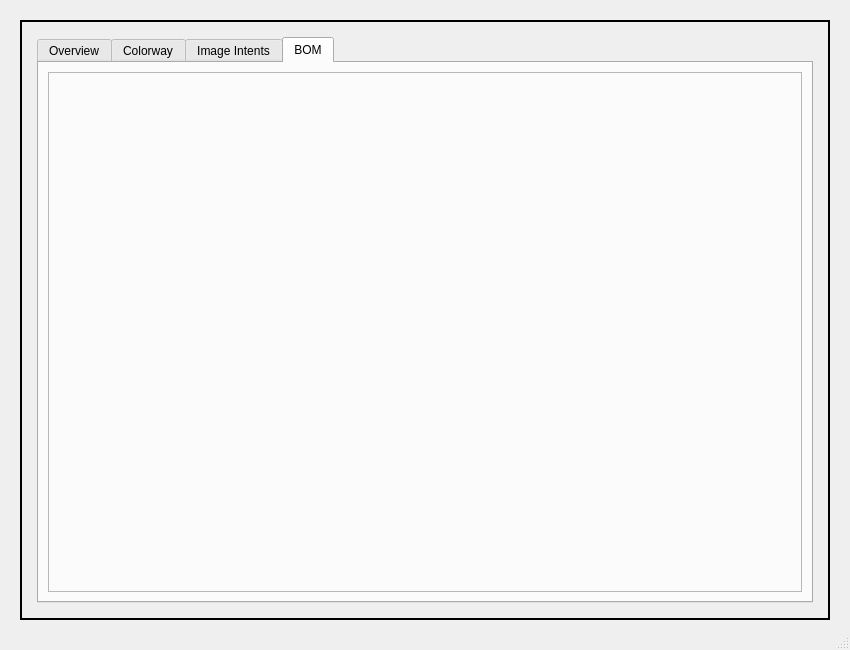
<?xml version="1.0" encoding="UTF-8"?>
<ui version="4.0">
 <class>CreateProduct</class>
 <widget class="QDialog" name="CreateProduct">
  <property name="geometry">
   <rect>
    <x>0</x>
    <y>0</y>
    <width>850</width>
    <height>650</height>
   </rect>
  </property>
  <property name="windowTitle">
   <string>Dialog</string>
  </property>
  <property name="sizeGripEnabled">
   <bool>true</bool>
  </property>
  <layout class="QGridLayout" name="gridLayout_2">
   <property name="leftMargin">
    <number>20</number>
   </property>
   <property name="topMargin">
    <number>20</number>
   </property>
   <property name="rightMargin">
    <number>20</number>
   </property>
   <property name="bottomMargin">
    <number>30</number>
   </property>
   <property name="spacing">
    <number>10</number>
   </property>
   <item row="1" column="0">
    <layout class="QHBoxLayout" name="ui_buttonsLayout">
     <property name="spacing">
      <number>10</number>
     </property>
     <property name="bottomMargin">
      <number>0</number>
     </property>
    </layout>
   </item>
   <item row="0" column="0">
    <widget class="QFrame" name="ui_outerFrame">
     <property name="sizePolicy">
      <sizepolicy hsizetype="Expanding" vsizetype="Expanding">
       <horstretch>0</horstretch>
       <verstretch>0</verstretch>
      </sizepolicy>
     </property>
     <property name="styleSheet">
      <string notr="true">
                            #ui_outerFrame {
                            padding: 5px;
                            border: 1.5px solid #000;}
                        </string>
     </property>
     <property name="frameShape">
      <enum>QFrame::StyledPanel</enum>
     </property>
     <property name="frameShadow">
      <enum>QFrame::Raised</enum>
     </property>
     <layout class="QGridLayout" name="gridLayout">
      <property name="leftMargin">
       <number>10</number>
      </property>
      <property name="topMargin">
       <number>10</number>
      </property>
      <property name="rightMargin">
       <number>10</number>
      </property>
      <property name="bottomMargin">
       <number>10</number>
      </property>
      <property name="horizontalSpacing">
       <number>20</number>
      </property>
      <property name="verticalSpacing">
       <number>10</number>
      </property>
      <item row="0" column="0" rowspan="2">
       <layout class="QVBoxLayout" name="ui_treeWidgetLayout">
        <property name="spacing">
         <number>10</number>
        </property>
        <item>
         <widget class="QTabWidget" name="ui_tabWidget">
          <property name="currentIndex">
           <number>3</number>
          </property>
          <widget class="QWidget" name="ui_overviewTab">
           <attribute name="title">
            <string>Overview</string>
           </attribute>
           <layout class="QGridLayout" name="gridLayout_4">
            <item row="0" column="0">
             <layout class="QHBoxLayout" name="ui_treeWidgetLayout_2"/>
            </item>
           </layout>
          </widget>
          <widget class="QWidget" name="ui_colorwayTab">
           <attribute name="title">
            <string>Colorway</string>
           </attribute>
           <layout class="QGridLayout" name="gridLayout_3">
            <item row="0" column="0">
             <layout class="QHBoxLayout" name="horizontalLayout"/>
            </item>
            <item row="1" column="0">
             <layout class="QHBoxLayout" name="horizontalLayout_2"/>
            </item>
           </layout>
          </widget>
          <widget class="QWidget" name="ui_imageIntentTab">
           <attribute name="title">
            <string>Image Intents</string>
           </attribute>
           <layout class="QGridLayout" name="gridLayout_5">
            <item row="0" column="0">
             <layout class="QHBoxLayout" name="horizontalLayout_4"/>
            </item>
            <item row="1" column="0">
             <layout class="QHBoxLayout" name="horizontalLayout_5"/>
            </item>
           </layout>
          </widget>
          <widget class="QWidget" name="ui_bomTab">
           <attribute name="title">
            <string>BOM</string>
           </attribute>
           <layout class="QGridLayout" name="gridLayout_6">
            <item row="1" column="0">
             <widget class="QFrame" name="frame">
              <property name="frameShape">
               <enum>QFrame::StyledPanel</enum>
              </property>
              <property name="frameShadow">
               <enum>QFrame::Raised</enum>
              </property>
              <layout class="QGridLayout" name="gridLayout_7">
               <item row="0" column="0">
                <layout class="QHBoxLayout" name="ui_addNewBomButtonLayout">
                 <property name="sizeConstraint">
                  <enum>QLayout::SetDefaultConstraint</enum>
                 </property>
                </layout>
               </item>
               <item row="1" column="0">
                <layout class="QVBoxLayout" name="ui_sectionLayout">
                 <property name="sizeConstraint">
                  <enum>QLayout::SetMinimumSize</enum>
                 </property>
                </layout>
               </item>
              </layout>
             </widget>
            </item>
           </layout>
          </widget>
         </widget>
        </item>
       </layout>
      </item>
     </layout>
    </widget>
   </item>
  </layout>
 </widget>
 <resources/>
 <connections/>
</ui>
